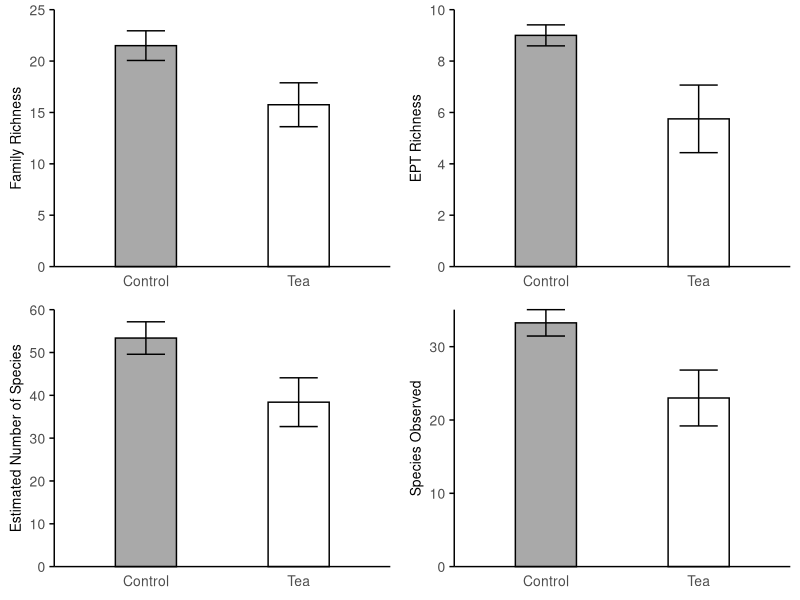
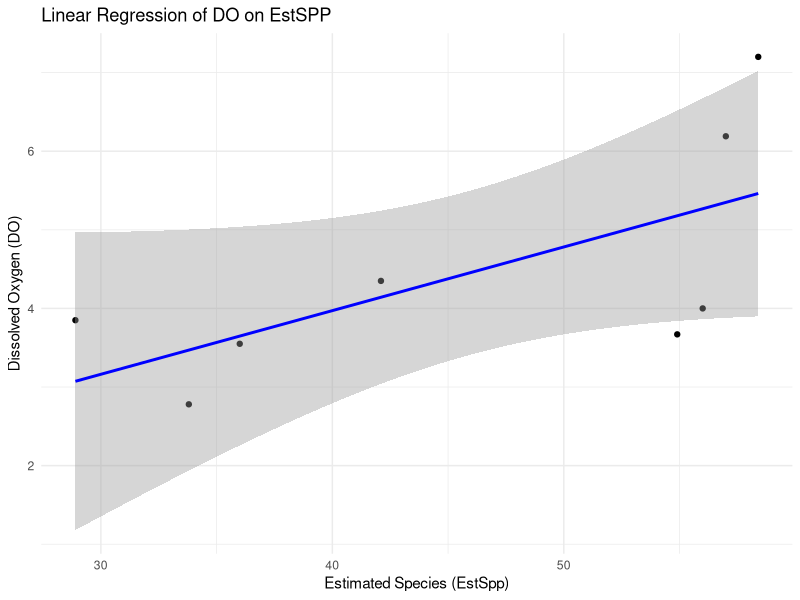
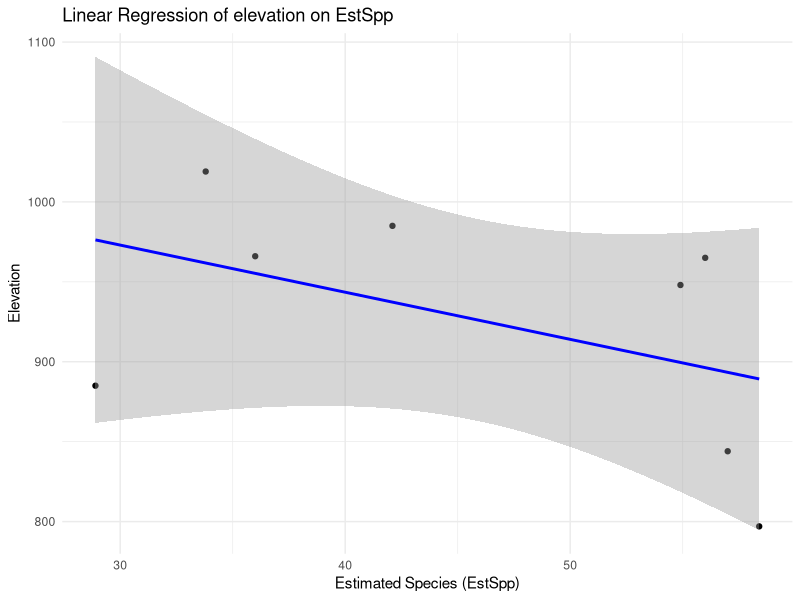
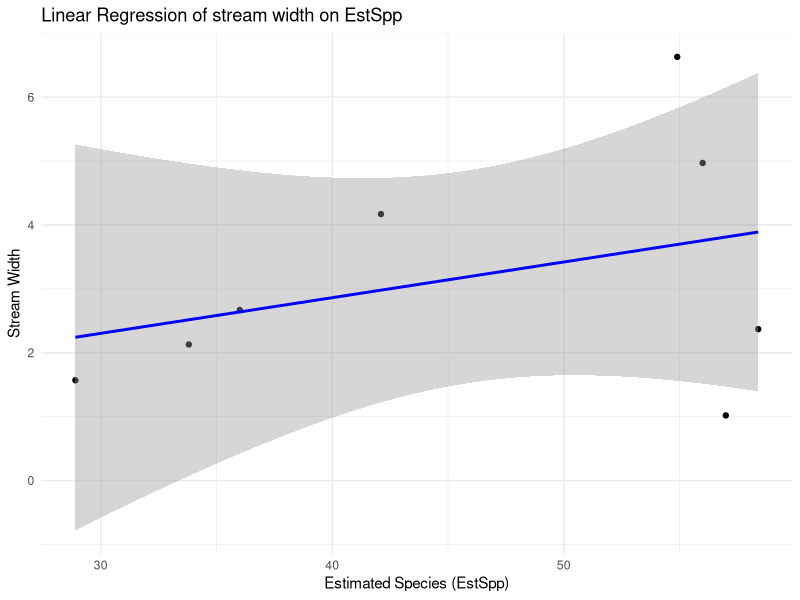
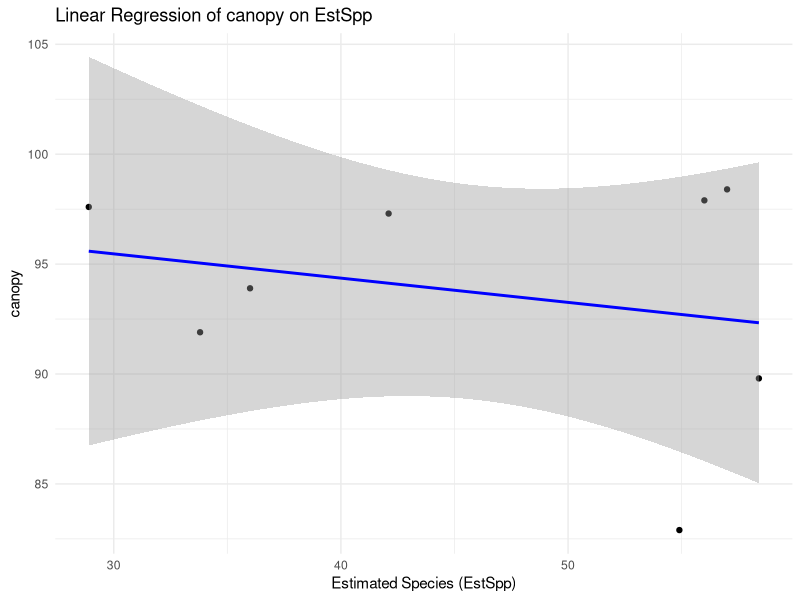
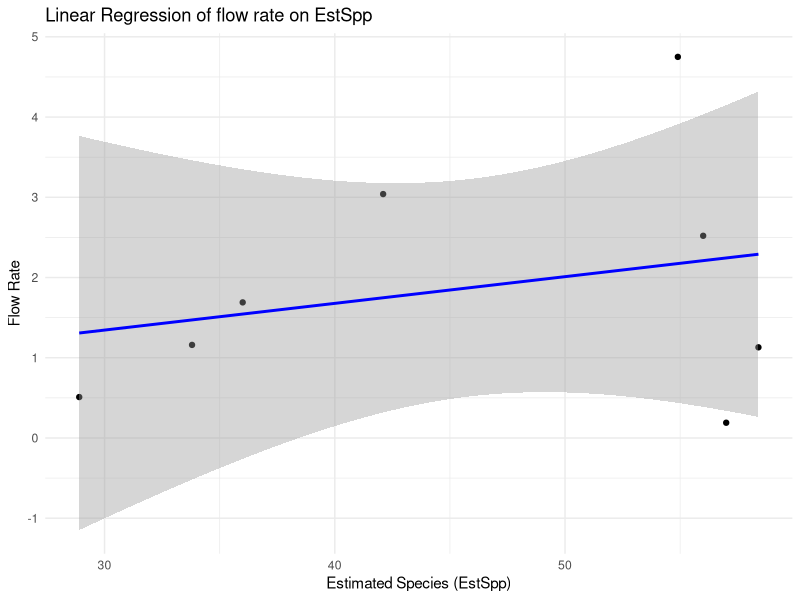

These figures' R source, in order:
## ---- chunk 1

library(tidyverse)
library(ggplot2)
library(dplyr)
library(gridExtra)

## ---- chunk 2

data <- read.csv("AmaniStreamSummaryData.csv")

head(data)

## ---- chunk 3

summary_data <- data |>
  mutate(StreamType = recode(StreamType, "Forest" = "Control")) |>
  group_by(StreamType) |>
  summarise(
    mean_Family_Rich = mean(Family_Rich),
    se_Family_Rich = sd(Family_Rich) / 2,  # since n = 4, sqrt(4) = 2
    mean_EPT_Spp = mean(EPT_Spp),
    se_EPT_Spp = sd(EPT_Spp) / 2,  
    mean_EstSpp = mean(EstSpp),
    se_EstSpp = sd(EstSpp) / 2, 
    mean_ObsSpp = mean(ObsSpp),
    se_ObsSpp = sd(ObsSpp) / 2
  )


head(summary_data)

## ---- chunk 4

# Panel 1: Family Richness 
plot1 <- ggplot(summary_data, aes(x = StreamType, y = mean_Family_Rich, fill = StreamType)) +
  geom_bar(stat = "identity", position = "dodge", color = "black", size = 0.5, width = 0.4) + 
  geom_errorbar(aes(ymin = mean_Family_Rich - se_Family_Rich, ymax = mean_Family_Rich + se_Family_Rich), 
                width = 0.25, position = position_dodge(0.8), color = "black") +
  labs(title = NULL, x = NULL, y = "Family Richness") +
  scale_fill_manual(values = c("darkgrey", "white")) +
  scale_y_continuous(limits = c(0, 25), breaks = seq(0, 25, by = 5), expand = c(0, 0)) +  
  scale_x_discrete(labels = c("Control" = "Control", "Tea" = "Tea")) + 
  theme_minimal(base_size = 14) + 
  theme(axis.text.x = element_text(size = 10), 
        axis.title.x = element_blank(),  
        axis.title.y = element_text(size = 10), 
        axis.text.y = element_text(size = 10), 
        plot.title = element_text(size = 12), 
        legend.position = "none",  
        panel.grid.major = element_blank(), 
        panel.grid.minor = element_blank(),
        axis.line = element_line(color = "black", size = 0.5),
        axis.ticks.y = element_line(color = "black", size = 0.5)) + 
  coord_cartesian(clip = "off")



## ---- chunk 5
# Panel 2: EPT Richness
plot2 <- ggplot(summary_data, aes(x = StreamType, y = mean_EPT_Spp, fill = StreamType)) +
  geom_bar(stat = "identity", position = "dodge", color = "black", size = 0.5, width = 0.4) +
  geom_errorbar(aes(ymin = mean_EPT_Spp - se_EPT_Spp, ymax = mean_EPT_Spp + se_EPT_Spp), 
                width = 0.25, position = position_dodge(0.8), color = "black") +
  labs(title = NULL, x = NULL, y = "EPT Richness") +
  scale_fill_manual(values = c("darkgrey", "white")) +
  scale_y_continuous(limits = c(0, 10), breaks = seq(0, 10, by = 2), expand = c(0, 0)) +  
  scale_x_discrete(labels = c("Control" = "Control", "Tea" = "Tea")) +
  theme_minimal(base_size = 14) + 
  theme(axis.text.x = element_text(size = 10),  
        axis.title.x = element_blank(),
        axis.title.y = element_text(size = 10),
        axis.text.y = element_text(size = 10), 
        plot.title = element_text(size = 12),  
        legend.position = "none",  
        panel.grid.major = element_blank(), 
        panel.grid.minor = element_blank(),
        axis.line = element_line(color = "black", size = 0.5),
        axis.ticks.y = element_line(color = "black", size = 0.5)) + 
  coord_cartesian(clip = "off")


## ---- chunk 6

# Panel 3: Estimated Number of Species 
plot3 <- ggplot(summary_data, aes(x = StreamType, y = mean_EstSpp, fill = StreamType)) +
  geom_bar(stat = "identity", position = "dodge", color = "black", size = 0.5, width = 0.4) +
  geom_errorbar(aes(ymin = mean_EstSpp - se_EstSpp, ymax = mean_EstSpp + se_EstSpp), 
                width = 0.25, position = position_dodge(0.8), color = "black") +
  labs(title = NULL, x = NULL, y = "Estimated Number of Species") +
  scale_fill_manual(values = c("darkgrey", "white")) +
  scale_y_continuous(limits = c(0, 60), breaks = seq(0, 60, by = 10), expand = c(0, 0)) + 
  scale_x_discrete(labels = c("Control" = "Control", "Tea" = "Tea")) +
  theme_minimal(base_size = 14) + 
  theme(axis.text.x = element_text(size = 10),  
        axis.title.x = element_blank(), 
        axis.title.y = element_text(size = 10), 
        axis.text.y = element_text(size = 10),
        plot.title = element_text(size = 12),  
        legend.position = "none",
        panel.grid.major = element_blank(), 
        panel.grid.minor = element_blank(),
        axis.line = element_line(color = "black", size = 0.5),
        axis.ticks.y = element_line(color = "black", size = 0.5)) + 
  coord_cartesian(clip = "off")

## ---- chunk 7

# Panel 4: Species Observed
plot4 <- ggplot(summary_data, aes(x = StreamType, y = mean_ObsSpp, fill = StreamType)) +
  geom_bar(stat = "identity", position = "dodge", color = "black", size = 0.5, width = 0.4) +
  geom_errorbar(aes(ymin = mean_ObsSpp - se_ObsSpp, ymax = mean_ObsSpp + se_ObsSpp), 
                width = 0.25, position = position_dodge(0.8), color = "black") +
  labs(title = NULL, x = NULL, y = "Species Observed") +
  scale_fill_manual(values = c("darkgrey", "white")) +
  scale_x_discrete(labels = c("Control" = "Control", "Tea" = "Tea")) +   scale_y_continuous(expand = c(0, 0), breaks = seq(0, max(summary_data$mean_ObsSpp), by = 10)) +
  theme_minimal(base_size = 14) + 
  theme(axis.text.x = element_text(size = 10),
        axis.title.x = element_blank(), 
        axis.title.y = element_text(size = 10),
        axis.text.y = element_text(size = 10),
        plot.title = element_text(size = 12),
        legend.position = "none", 
        panel.grid.major = element_blank(), 
        panel.grid.minor = element_blank(),
        axis.line = element_line(color = "black", size = 0.5),
        axis.ticks.y = element_line(color = "black", size = 0.5)) + 
  coord_cartesian(clip = "off")


## ---- chunk 8

# Combine 4 plots
grid.arrange(plot1, plot2, plot3, plot4, ncol = 2, nrow = 2)

## ---- chunk 9
# Checking Distribution/Normality

shapiro.test(data$Family_Rich)
shapiro.test(data$EPT_Spp)
shapiro.test(data$EstSpp)
shapiro.test(data$ObsSpp)
## ---- chunk 10
#  Family Richness
t_test_family_rich <- t.test(Family_Rich ~ StreamType, data = data, alternative = "greater")
t_test_family_rich

# The t-test for Family Richness yielded a p-value of 0.0367, that control family richness is statistically significantly greater than in tea streams.

## ---- chunk 11

# Mann-Whitney test for Family Richness
mann_whitney_family_rich <- wilcox.test(Family_Rich ~ StreamType, data = data, alternative = "greater")
mann_whitney_family_rich

# Since the p-value is less than 0.05 (0.04071), the result indicates that there is a statistically significant difference in Family_Richness between the two groups (Forest greater than tea).

## ---- chunk 12
t_test_ept_spp <- t.test(EPT_Spp ~ StreamType, data = data, alternative = "greater")
t_test_ept_spp

# significance (p= 0.04271)
# The t-test for ept richness yielded a p-value of 0.04271, that control ept richness is statistically significantly greater than in tea streams.
## ---- chunk 13
# Mann-Whitney test for EPT Richness
mann_whitney_ept_spp <- wilcox.test(EPT_Spp ~ StreamType, data = data, alternative = "greater")
mann_whitney_ept_spp

#The p-value = 0.02042 suggests that there is a significant difference between the "Forest" and "Tea" groups in terms of EPT richness. Since the p-value is less than 0.05, we reject the null hypothesis and conclude that the distribution of EPT species is not the same between the two stream types.

## ---- chunk 14
# Estimated Species
t_test_est_spp <- t.test(EstSpp ~ StreamType, data = data, alternative = "greater")
t_test_est_spp

# The t-test for EST Species Richness yielded a p-value of 0.03897, that control family richness is statistically significantly greater than in tea streams.

## ---- chunk 15
# Mann-Whitney test for Estimated Species Richness
mann_whitney_est_spp <- wilcox.test(EstSpp ~ StreamType, data = data, alternative = "greater")
mann_whitney_est_spp

# The mann-whitney for est species Richness yielded a p-value of 0.02857, that control est species richness is statistically significantly greater than in tea streams.

## ---- chunk 16
# Observed Species
t_test_obs_spp <- t.test(ObsSpp ~ StreamType, data = data, alternative = "greater")
t_test_obs_spp

# The t-test for observed species yielded a p-value of 0.0338, that control family richness is statistically significantly greater than in tea streams.

## ---- chunk 17
# Mann-Whitney test for Species Observed
mann_whitney_obs_spp <- wilcox.test(ObsSpp ~ StreamType, data = data, alternative = "greater")
mann_whitney_obs_spp

# The mann-whitney for species observed yielded a p-value of 0.04071, that control species observed is statistically significantly greater than in tea streams.

## ---- chunk 18
# Abundance
t_test_abund <- t.test(Abund ~ StreamType, data = data, alternative = "greater")
t_test_abund

# The t-test for abundance yielded a p-value of 0.05452, that control family richness is marginally greater than in tea streams, not quite significant.

## ---- chunk 19
# Mann-Whitney test for Abundance
mann_whitney_abund <- wilcox.test(Abund ~ StreamType, data = data, alternative = "greater")
mann_whitney_abund

#Since the p-value is marginally greater than 0.05, we fail to reject the null hypothesis, there is technically no difference between the means.


## ---- chunk 20

t_test_do <- t.test(DO ~ StreamType, data = data, alternative = "greater")
t_test_do

# The t-test for dissolved oxygen yielded a p-value of 0.03785, that control dissolved oxygen is statistically significantly greater than in tea streams.

## ---- chunk 21
# Mann-Whitney test for Dissolved Oxygen
mann_whitney_do <- wilcox.test(DO ~ StreamType, data = data, alternative = "greater")
mann_whitney_do

# Reject the null hypothesis: Since the p-value (0.01429) is less than 0.05, we reject the null hypothesis and conclude that there is a statistically significant difference in the distributions of DO between the "Forest" and "Tea" groups.

## ---- chunk 22

lm_do <- lm(DO ~ EstSpp, data = data)

summary(lm_do)
## ---- chunk 23
ggplot(data, aes(x = EstSpp, y = DO)) +
  geom_point() +  # Plot the data points
  geom_smooth(method = "lm", col = "blue") +  # Add the linear regression line
  labs(title = "Linear Regression of DO on EstSPP",
       x = "Estimated Species (EstSpp)",
       y = "Dissolved Oxygen (DO)") +
  theme_minimal()
## ---- chunk 24

lm_elev <- lm(Elevation ~ EstSpp, data = data)

summary(lm_elev)
## ---- chunk 25
ggplot(data, aes(x = EstSpp, y = Elevation)) +
  geom_point() +  # Plot the data points
  geom_smooth(method = "lm", col = "blue") +  # Add the linear regression line
  labs(title = "Linear Regression of elevation on EstSpp",
       x = "Estimated Species (EstSpp)",
       y = "Elevation") +
  theme_minimal()
## ---- chunk 26

lm_width <- lm(Stream_width ~ EstSpp, data = data)

summary(lm_width)

## ---- chunk 27
ggplot(data, aes(x = EstSpp, y = Stream_width)) +
  geom_point() +  # Plot the data points
  geom_smooth(method = "lm", col = "blue") +  # Add the linear regression line
  labs(title = "Linear Regression of stream width on EstSpp",
       x = "Estimated Species (EstSpp)",
       y = "Stream Width") +
  theme_minimal()
## ---- chunk 28

lm_canopy <- lm(Canopy ~ EstSpp, data = data)

summary(lm_canopy)
## ---- chunk 29
ggplot(data, aes(x = EstSpp, y = Canopy)) +
  geom_point() +  # Plot the data points
  geom_smooth(method = "lm", col = "blue") +  # Add the linear regression line
  labs(title = "Linear Regression of canopy on EstSpp",
       x = "Estimated Species (EstSpp)",
       y = "canopy") +
  theme_minimal()
## ---- chunk 30

lm_flow <- lm(Flow_rate ~ EstSpp, data = data)

summary(lm_flow)

## ---- chunk 31
ggplot(data, aes(x = EstSpp, y = Flow_rate)) +
  geom_point() +  # Plot the data points
  geom_smooth(method = "lm", col = "blue") +  # Add the linear regression line
  labs(title = "Linear Regression of flow rate on EstSpp",
       x = "Estimated Species (EstSpp)",
       y = "Flow Rate") +
  theme_minimal()
